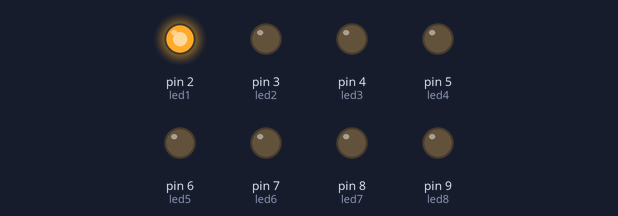
The sketch below on a simulated Arduino Uno, built with avr-gcc and run on an emulated ATmega328P. On the bench: output pins drawn as LEDs (lit = HIGH).

Above: at 0.05 s.
At 0.95 s:
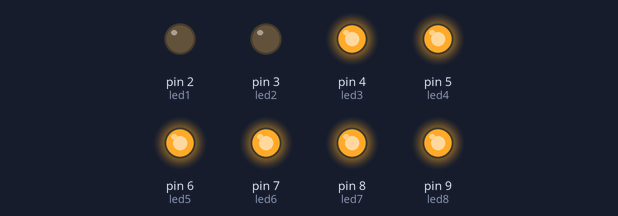
At 1.85 s:
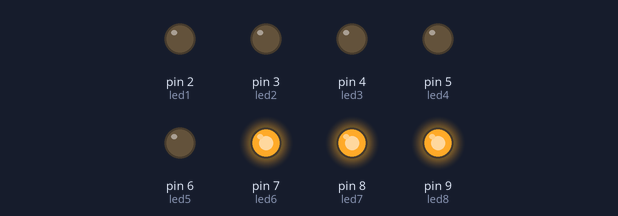
At 3.65 s:
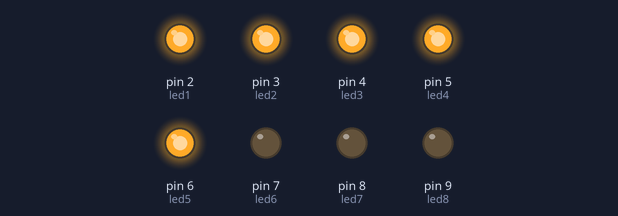
At 5.55 s:
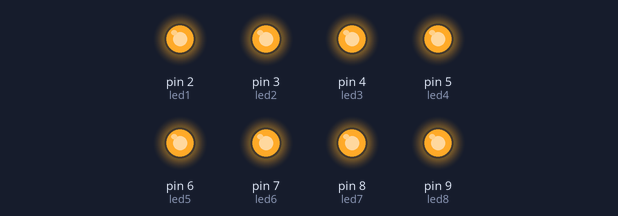
At 7.25 s:
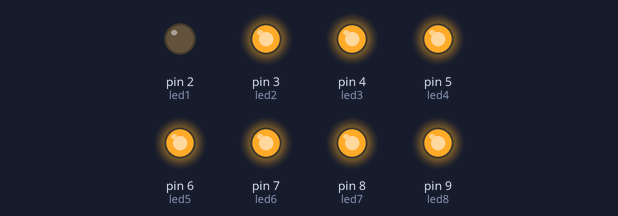
Timing chart, 0 to 7.5 s (numbered marks = the images above):
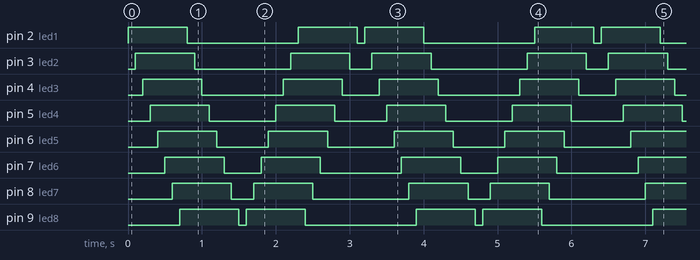

The sketch:

Andy_L2_BouncingLight.ino
```cpp
/*
 * LED squences
 * The LED will light up in order from left to right and bounce back from
 * right to left
 */

int led1 = 2; //setting pin number to an integer
int led2 = 3;
int led3 = 4;
int led4 = 5;
int led5 = 6;
int led6 = 7;
int led7 = 8;
int led8 = 9;

void setup() {
  // put your setup code here, to run once:
pinMode(led1, OUTPUT); //setting the specified pin number to be output
pinMode(led2, OUTPUT);
pinMode(led3, OUTPUT);
pinMode(led4, OUTPUT);
pinMode(led5, OUTPUT);
pinMode(led6, OUTPUT);
pinMode(led7, OUTPUT);
pinMode(led8, OUTPUT);
}

void loop() {
  // put your main code here, to run repeatedly:
digitalWrite(led1, HIGH); // Turns the specified LED on
delay (100); // Delay is set to turn on the LEDs at different times
digitalWrite(led2, HIGH);
delay (100);
digitalWrite(led3, HIGH);
delay (100);
digitalWrite(led4, HIGH);
delay (100);
digitalWrite(led5, HIGH);
delay (100);
digitalWrite(led6, HIGH);
delay (100);
digitalWrite(led7, HIGH);
delay (100);
digitalWrite(led8, HIGH);
delay (100);
digitalWrite(led1, LOW); //Turns specified LED off
delay (100); //delay before turning it back on
digitalWrite(led2, LOW);
delay (100);
digitalWrite(led3, LOW);
delay (100);
digitalWrite(led4, LOW);
delay (100);
digitalWrite(led5, LOW);
delay (100);
digitalWrite(led6, LOW);
delay (100);
digitalWrite(led7, LOW);
delay (100);
digitalWrite(led8, LOW);
delay (100);

digitalWrite(led8, HIGH); // Turns the specified LED on
delay (100); // Delay is set to turn on the LEDs at different times
digitalWrite(led7, HIGH);
delay (100);
digitalWrite(led6, HIGH);
delay (100);
digitalWrite(led5, HIGH);
delay (100);
digitalWrite(led4, HIGH);
delay (100);
digitalWrite(led3, HIGH);
delay (100);
digitalWrite(led2, HIGH);
delay (100);
digitalWrite(led1, HIGH);
delay (100);
digitalWrite(led8, LOW); //Turns specified LED off
delay (100); //delay before turning it back on
digitalWrite(led7, LOW);
delay (100);
digitalWrite(led6, LOW);
delay (100);
digitalWrite(led5, LOW);
delay (100);
digitalWrite(led4, LOW);
delay (100);
digitalWrite(led3, LOW);
delay (100);
digitalWrite(led2, LOW);
delay (100);
digitalWrite(led1, LOW);
delay (100);

}
```

Measured:
- by itself, pin 2 (led1): repeats every 3.2 s: LOW 1.5 s, HIGH 0.80 s, LOW 0.10 s, HIGH 0.80 s
- by itself, pin 3 (led2): repeats every 3.2 s: LOW 1.3 s, HIGH 0.80 s, LOW 0.30 s, HIGH 0.80 s
- by itself, pin 4 (led3): repeats every 3.2 s: LOW 1.1 s, HIGH 0.80 s, LOW 0.50 s, HIGH 0.80 s
- by itself, pin 5 (led4): repeats every 3.2 s: LOW 0.90 s, HIGH 0.80 s, LOW 0.70 s, HIGH 0.80 s
- by itself, pin 6 (led5): repeats every 3.2 s: LOW 0.70 s, HIGH 0.80 s, LOW 0.90 s, HIGH 0.80 s
- by itself, pin 7 (led6): repeats every 3.2 s: LOW 0.50 s, HIGH 0.80 s, LOW 1.1 s, HIGH 0.80 s
- by itself, pin 8 (led7): repeats every 3.2 s: LOW 0.30 s, HIGH 0.80 s, LOW 1.3 s, HIGH 0.80 s
- by itself, pin 9 (led8): repeats every 3.2 s: LOW 0.10 s, HIGH 0.80 s, LOW 1.5 s, HIGH 0.80 s
